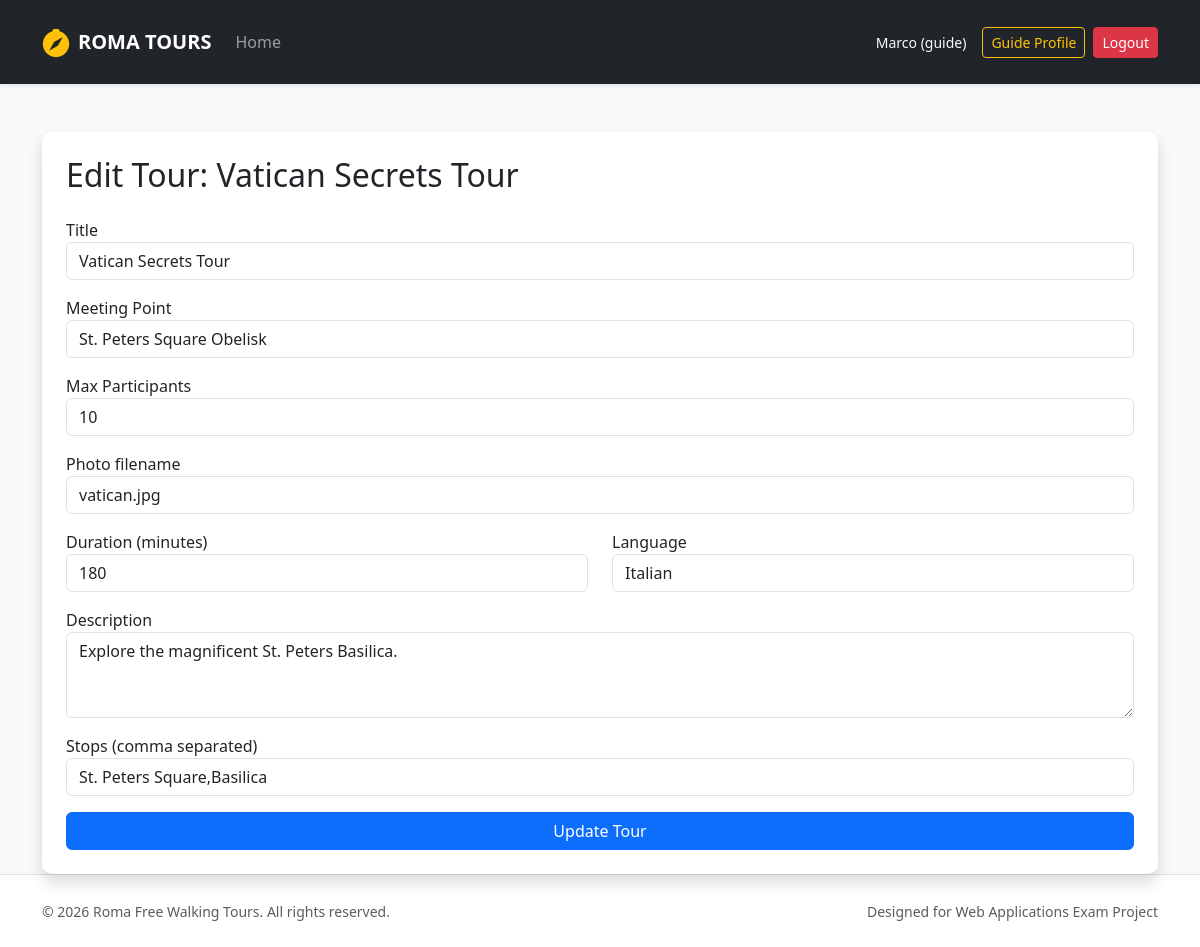
The page /guide/tour/edit/2 (signed in) on the database as committed earlier.
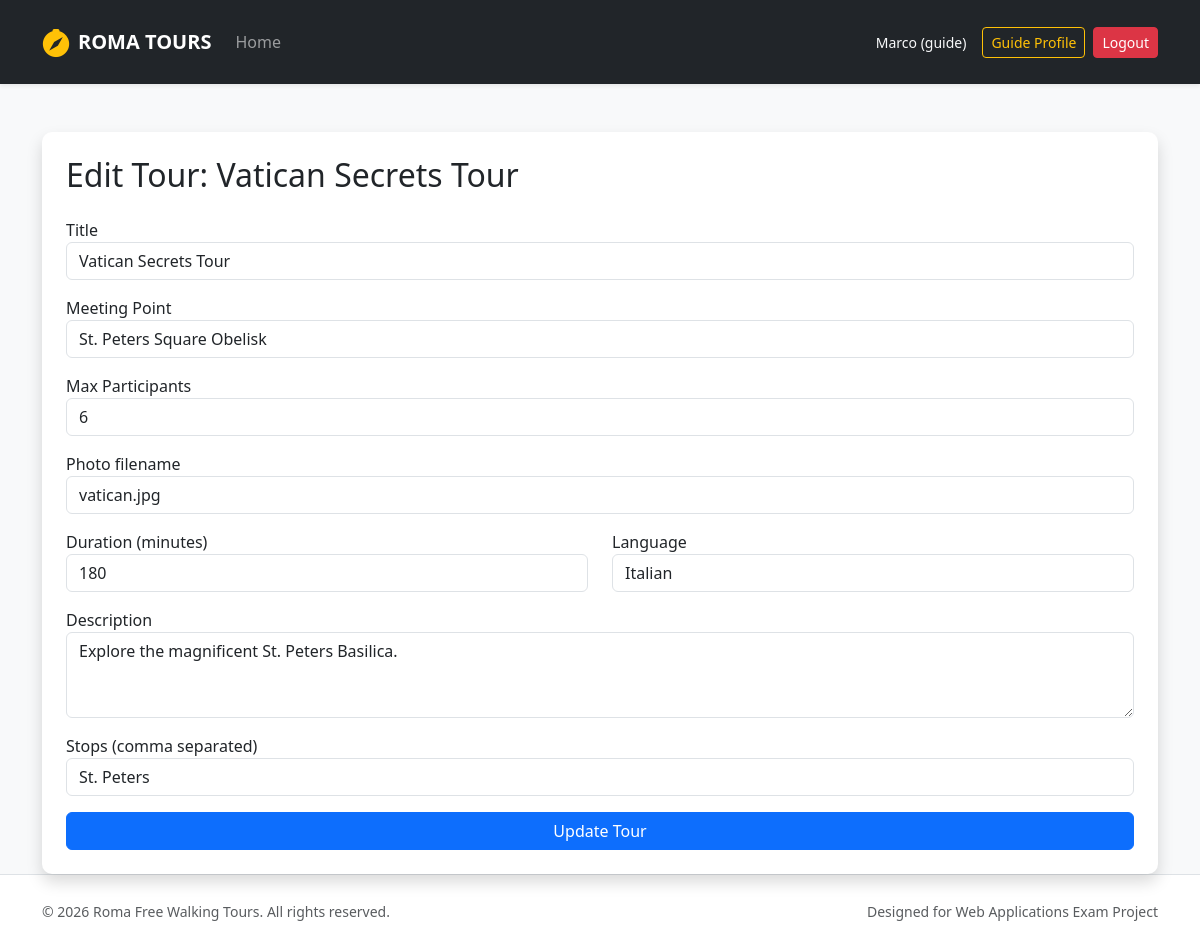
The same page on the database as committed later.
### tables this page shows
CREATE TABLE tours (
            id INTEGER PRIMARY KEY AUTOINCREMENT,
            guide_id INTEGER NOT NULL,
            title TEXT NOT NULL,
            meeting_point TEXT NOT NULL,
            duration INTEGER NOT NULL,
            language TEXT NOT NULL,
            max_participants INTEGER NOT NULL,
            description TEXT NOT NULL,
            stops TEXT NOT NULL,
            photos TEXT NOT NULL,
            FOREIGN KEY (guide_id) REFERENCES users(id) ON DELETE CASCADE
        );

### routes/guide_routes.py (the view, shortened to what this page needs)
@guide_bp.route("/guide/tour/edit/<int:tour_id>", methods=["GET", "POST"])
@login_required
@guide_required
def edit_tour(tour_id):
    if tours_dao.has_reservations(tour_id):
        flash("This tour has active reservations and cannot be modified!", "danger")
        return redirect(url_for("auth.profile_guide"))
    tour = tours_dao.get_tour_by_id(tour_id)
    return render_template("edit_tour.html", tour=tour)

### app.py (called while the page is built)
@login_manager.user_loader
def load_user(user_id):
    db_user = get_user_by_id(user_id)
    if db_user:
        return User(
            id=db_user["id"], name=db_user["name"], surname=db_user["surname"],
            email=db_user["email"], role=db_user["role"], languages=db_user["languages"]
        )
    return None

### dao/tours_dao.py (called while the page is built)
def has_reservations(p_tour_id):
    query = "SELECT COUNT(*) as count FROM reservations WHERE tour_id = ?"
    conn = sqlite3.connect("roma_tours.db")
    conn.row_factory = sqlite3.Row
    cursor = conn.cursor()
    cursor.execute(query, (p_tour_id,))
    res = cursor.fetchone()
    cursor.close()
    conn.close()
    return res['count'] > 0

def get_tour_by_id(p_tour_id):
    query = "SELECT * FROM tours WHERE id = ?"
    import sqlite3
    conn = sqlite3.connect("roma_tours.db")
    conn.row_factory = sqlite3.Row
    cursor = conn.cursor()
    cursor.execute(query, (p_tour_id,))
    tour = cursor.fetchone()
    conn.commit()
    cursor.close()
    conn.close()
    return tour

### templates/edit_tour.html (shortened to what this page needs)
{% extends 'base.html' %}
{% block content %}
<div class="container mt-5">
    <div class="card shadow p-4">
        <h2 class="mb-4">Edit Tour: {{ tour.title }}</h2>
        <form method="POST">
            <div class="mb-3">
                <label>Title</label>
                <input type="text" name="title" class="form-control" value="{{ tour.title }}" required>
            </div>
            <div class="mb-3">
                <label>Meeting Point</label>
                <input type="text" name="meeting_point" class="form-control" value="{{ tour.meeting_point }}" required>
            </div>
            <div class="mb-3">
                <label>Max Participants</label>
                <input type="number" name="max_participants" class="form-control" value="{{ tour.max_participants }}" required>
            </div>
            <div class="mb-3">
                <label>Photo filename</label>
                <input type="text" name="photos" class="form-control" value="{{ tour.photos }}" required>
            </div>
            <div class="row">
                <div class="col-md-6 mb-3">
                    <label>Duration (minutes)</label>
                    <input type="number" name="duration" class="form-control" value="{{ tour.duration }}" required>
                </div>
                <div class="col-md-6 mb-3">
                    <label>Language</label>
                    <input type="text" name="language" class="form-control" value="{{ tour.language }}" required>
                </div>
            </div>
            <div class="mb-3">
                <label>Description</label>
                <textarea name="description" class="form-control" rows="3" required>{{ tour.description }}</textarea>
            </div>
            <div class="mb-3">
                <label>Stops (comma separated)</label>
                <input type="text" name="stops" class="form-control" value="{{ tour.stops }}" required>
            </div>
            <button type="submit" class="btn btn-primary w-100">Update Tour</button>
        </form>
    </div>
</div>
{% endblock %}

Rows that differ between the two databases and show on the page:
changed tours "Vatican Secrets Tour": max_participants "10" → "6"; stops "St. Peters Square,Basilica" → "St. Peters"
